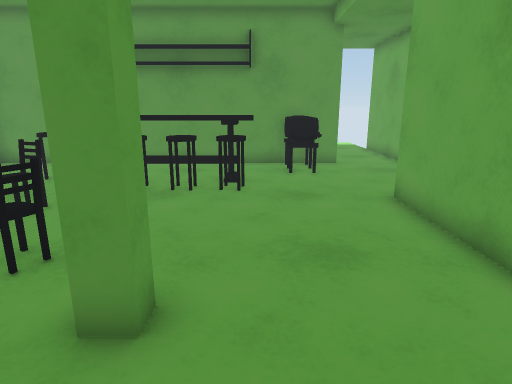
View 1 (above)

16 first-person views from a walk through a Unity game level. The camera is 1.2 m above the floor, tilts 14° down and sees 75° across. The floor is counted in squares, 0.5 m on a side. Each view is taken from the middle of a square. On the plan, view 1 faces up. The plan holds only what a view shows up to about 20 squares ahead; the rest is blank. The place goes on beyond the plan. The player is left out. Some animated figures are left out.

View 2
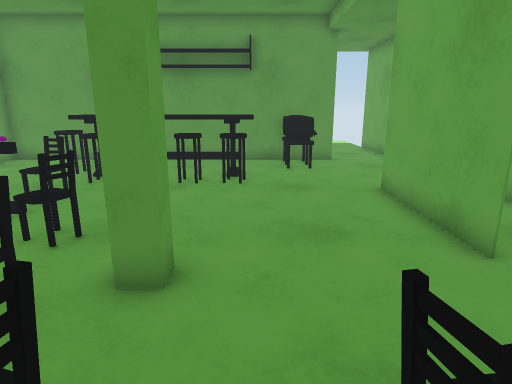

View 3
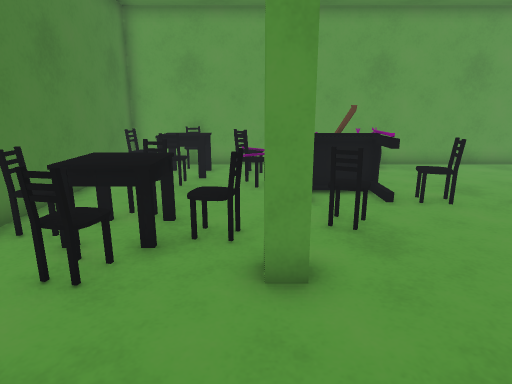

View 4
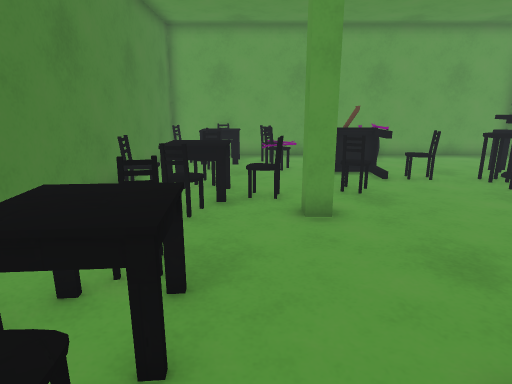

View 5
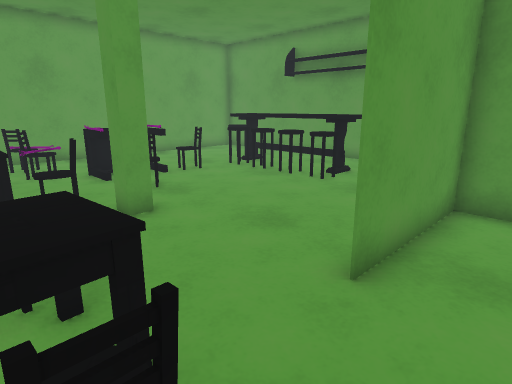

View 6
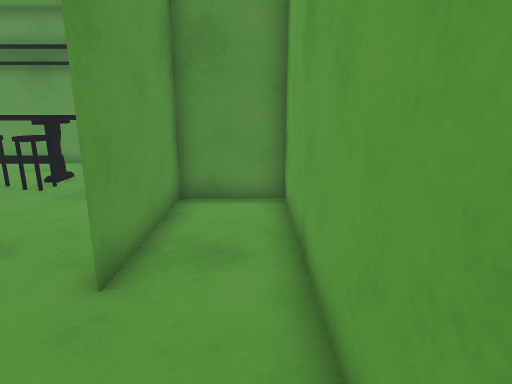

View 7
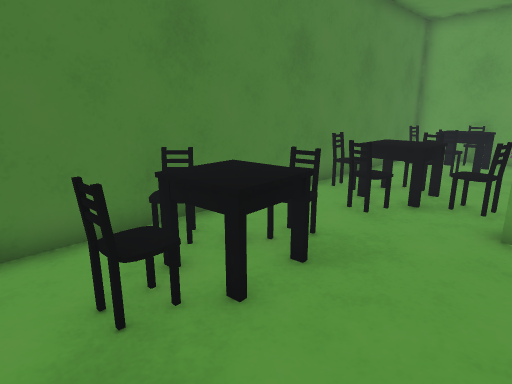

View 8
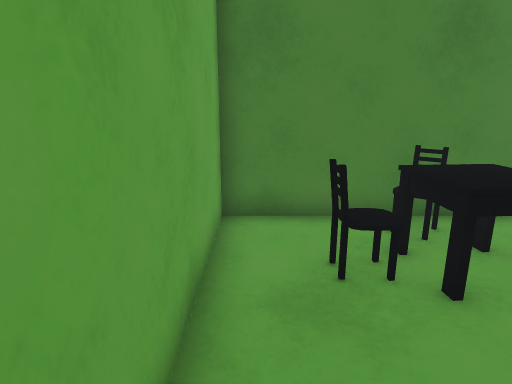

View 9
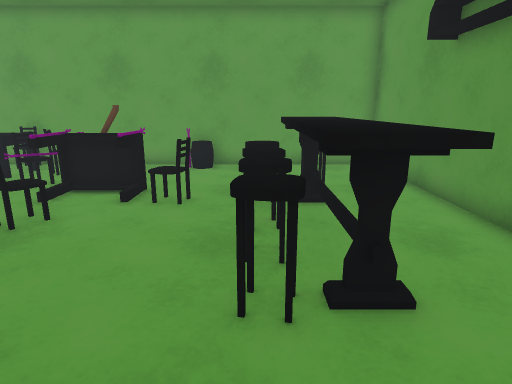

View 10
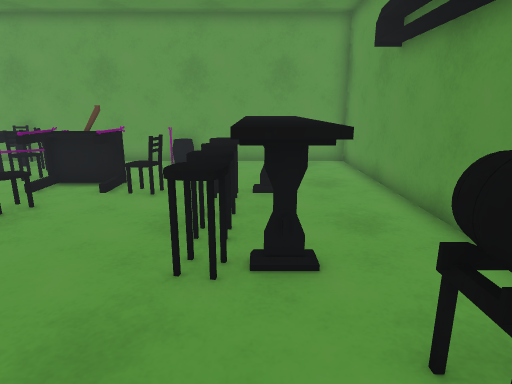

View 11
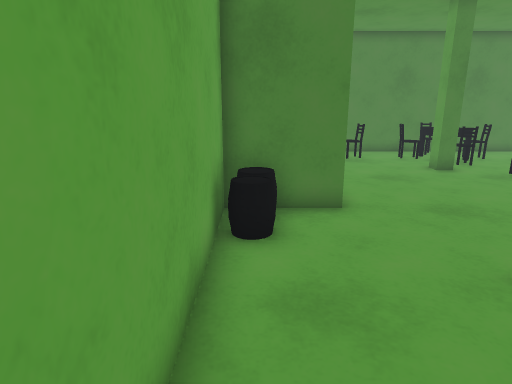

View 12
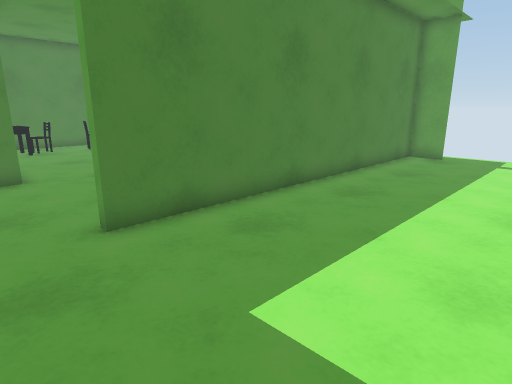

View 13
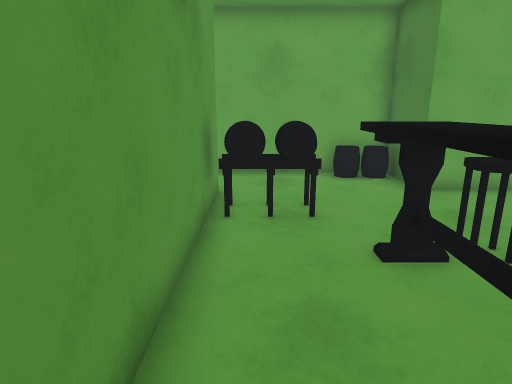

View 14
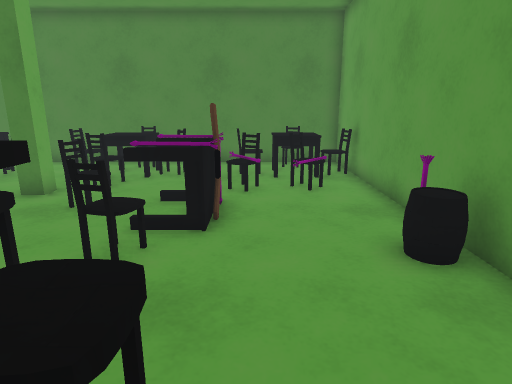

View 15
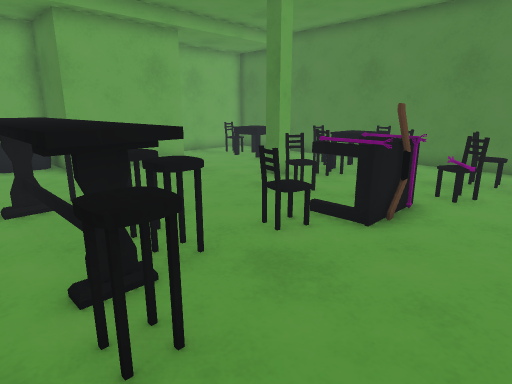

View 16
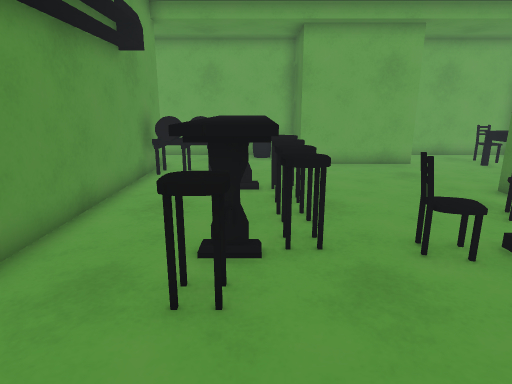

### Floor plan
Key: @ floor where view 1 was taken; # wall or solid block; . floor; = window, fence, low wall or low ledge; ^ raised ledge; C chair; T table; O other object.
Columns run from 12 left of view 1 to 7 right of it. Each row starts with its distance up from view 1.
 22             ....  .
 21       ...........
 20 ...................#
 19 ...................#
 18 ...................#
 17 #..................#
 16 #..................#
 15 ################...#
 14 #............^O....#
 13 #............OO=...#
 12 #....CTTTTTTT......#
 11 #....CTCCTCCT.....##
 10 #.....CCCCCCC.....
  9 #...............####
  8 #O.....C........#..#
  7 #=...#T#........#..#
  6 #....TT.........#..#
  5 #....# .C.......#..#
  4 #....TT...##.......#
  3 #...O....C##.......#
  2 #..CC....O.........#
  1 #CTT.C..TT....TT.C.#
  0 #.TTO..CTTTC@CTTT..#
 -1 #........O....TT...#
 -2 ##C######C#####C####

Where each view was taken, in squares from view 1:
view 1: 0 up, 0 right, facing up
view 2: 1 down, 0 right, facing up
view 3: 3 up, 3 right, facing left
view 4: 2 up, 6 right, facing left
view 5: 0 up, 6 right, facing up-left
view 6: 0 up, 6 right, facing up
view 7: 4 up, 6 right, facing down-left
view 8: 5 up, 6 right, facing down
view 9: 10 up, 3 right, facing left
view 10: 11 up, 4 right, facing left
view 11: 17 up, 6 right, facing down
view 12: 22 up, 6 right, facing down-left
view 13: 14 up, 6 left, facing right
view 14: 13 up, 8 left, facing down
view 15: 13 up, 10 left, facing down-right
view 16: 11 up, 11 left, facing right
